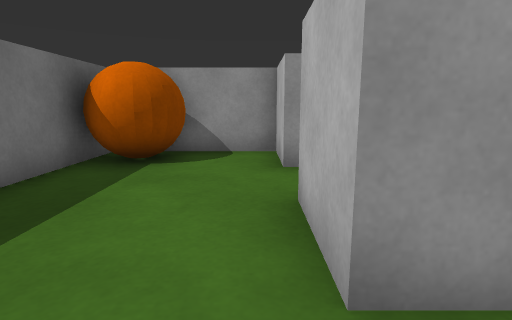
View 1 (above)

16 first-person views from a walk through a scene from a Unity 3-D project. The camera is 0.55 m above the floor, tilts 10° down and sees 80° across. The floor is counted in squares, 0.5 m on a side. Each view is taken from the middle of a square. On the plan, view 1 faces up. The plan holds only what a view shows up to about 12 squares ahead; the rest is blank.

View 2
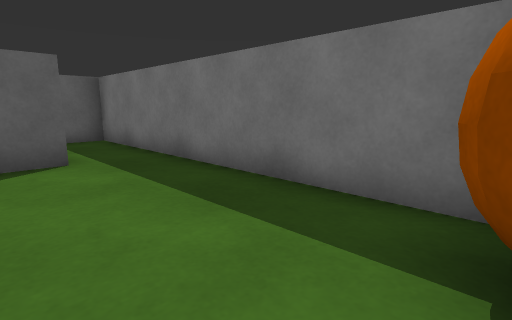

View 3
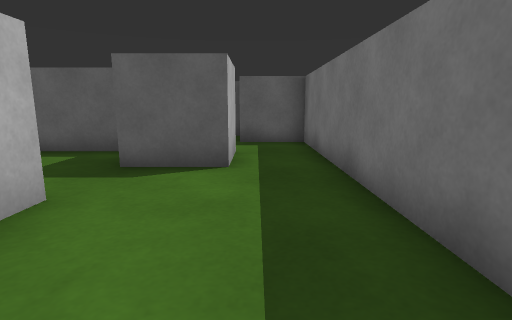

View 4
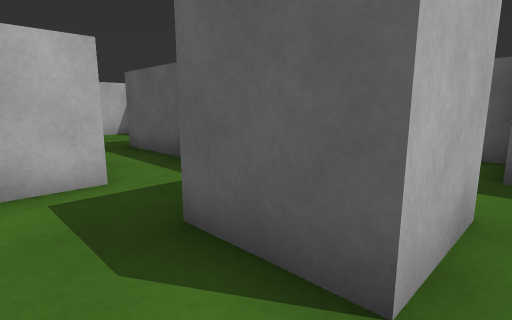

View 5
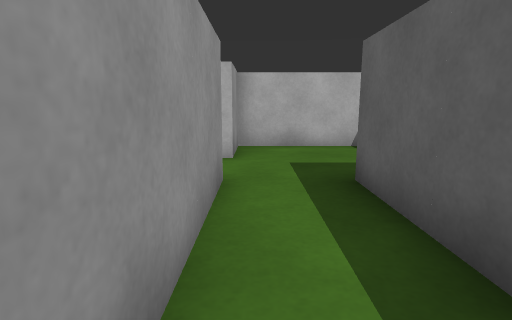

View 6
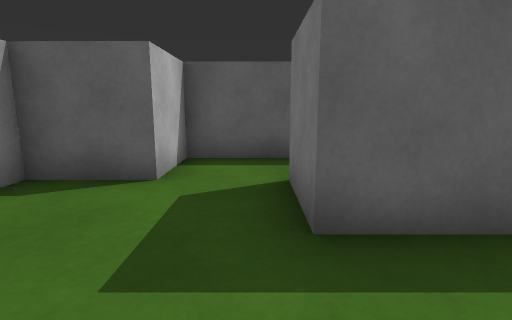

View 7
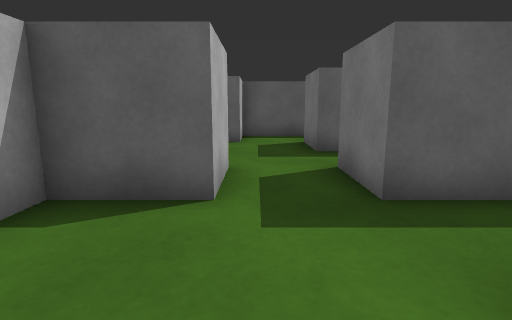

View 8
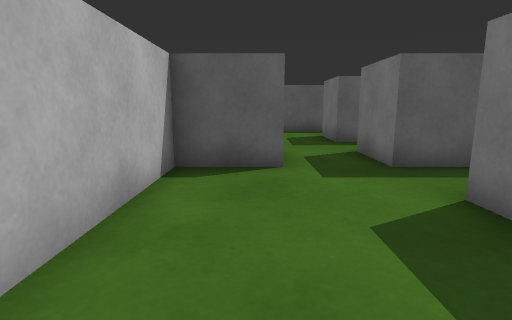

View 9
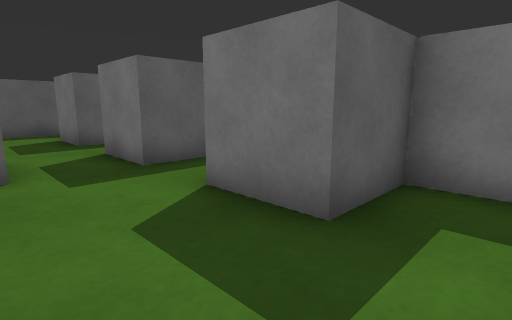

View 10
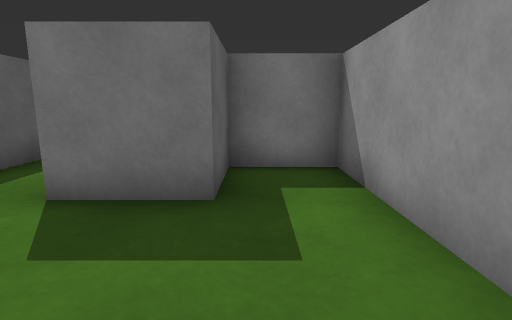

View 11
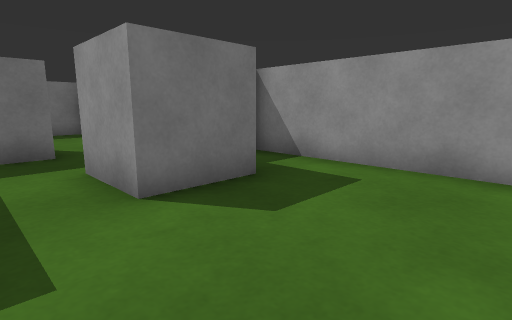

View 12
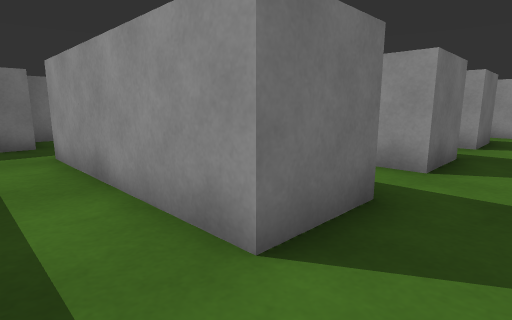

View 13
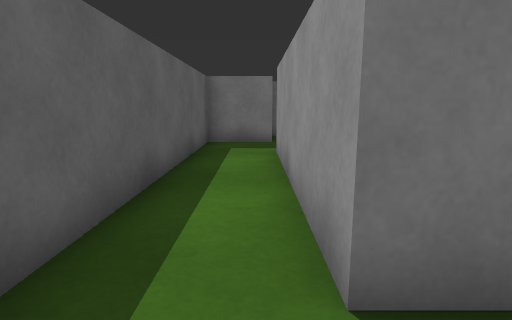

View 14
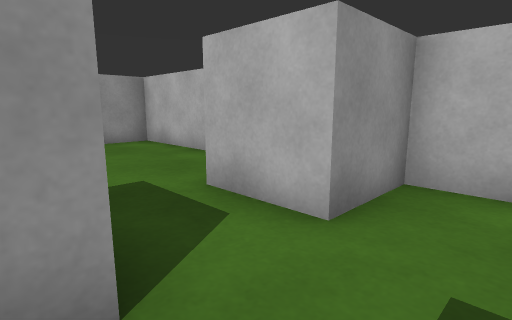

View 15
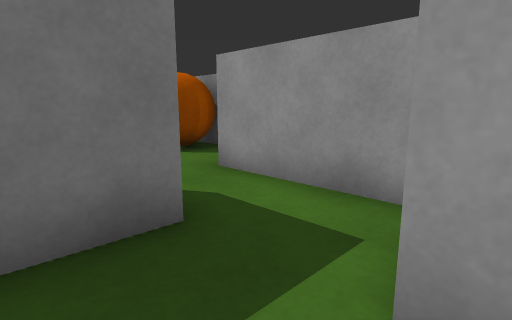

View 16
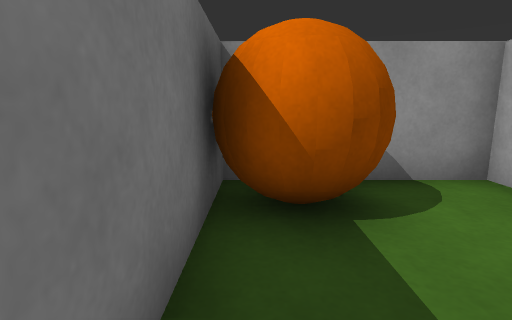

### Floor plan
Ten units are one square. View 1 is at (0, 0); x grows to the right and y downward. Boxes are objects, and circles mark ways between rooms. Rooms are numbered by the first view taken in them; rooms with no view inside come last. Other rooms are left out.
<svg viewBox="-40 -80 150 150">
<path fill="none" stroke="#000" d="M14 25 65 25 65 45 5 45M65 5 25 5 25 -8M14 -15 5 -15M-5 5 5 5M-35 25 -35 45 -15 45 -15 65 85 65 85 45 105 45 105 5 85 5M5 -15 5 -35M5 -55 5 -75 -35 -75 -35 25M-15 26 -15 5 -5 5M46 -15 65 -15 65 5M85 5 85 -15 105 -15 105 -75 45 -75 45 -55 65 -55 65 -35 45 -35M25 -36 25 -21M39 -55 5 -55M36 -15 46 -15"/>
<rect x="-35" y="-75" width="20" height="20" fill="#bbb"><title>orange ball</title></rect>
<circle cx="-12" cy="12" r="3" fill="#2a7"/>
<circle cx="75" cy="-5" r="3" fill="#2a7"/>
<circle cx="15" cy="-45" r="3" fill="#2a7"/>
<circle cx="55" cy="-25" r="3" fill="#2a7"/>
<text x="40" y="20">1</text>
<text x="-20" y="-30">2</text>
<text x="80" y="-40">3</text>
<text x="30" y="-40">4</text>
</svg>
Room 1 opens to room 2. Room 1 opens to room 3. Room 2 opens to room 4. Room 3 opens to room 4.

Where each view was taken, in squares from view 1:
view 1: 0 up, 0 right, facing up
view 2: 6 up, 0 right, facing down-left
view 3: 5 up, 2 left, facing down
view 4: 1 up, 2 left, facing down-right
view 5: 1 down, 2 right, facing right
view 6: 0 up, 7 right, facing down
view 7: 5 up, 8 right, facing down
view 8: 7 up, 9 right, facing down
view 9: 7 up, 9 right, facing down-left
view 10: 6 up, 10 right, facing left
view 11: 2 up, 10 right, facing up-left
view 12: 6 down, 8 right, facing up-left
view 13: 5 down, 8 right, facing left
view 14: 2 down, 6 right, facing up-right
view 15: 2 up, 5 right, facing up-left
view 16: 3 up, 3 left, facing up
